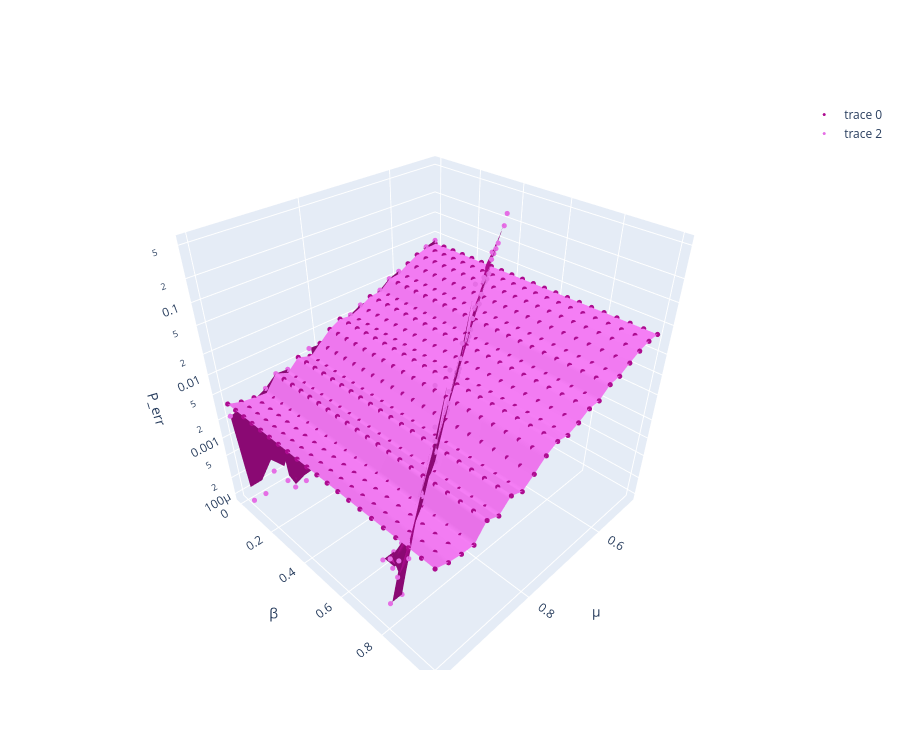

Write notebook code for a chart like this one.
### Code cell
reload_protocols()
sigmas = [0.0]
im.plot_homodyne_perr(sigmas, colors_1, colors_2, dss = 'data', cs= 'data')

### Figure 1 — Plotly figure (JSON) as saved in the notebook; plotly's stock layout.template omitted (floating-point values rounded to 4 significant figures; data arrays with more than 128 entries replaced by an {"elided": "..."} marker saying what was removed)
{"data": [{"marker": {"color": "#AD0B90", "size": 3}, "mode": "markers", "type": "scatter3d", "x": {"elided": "441 float values"}, "y": {"elided": "441 float values"}, "z": {"elided": "441 float values"}}, {"colorscale": [[0, "#e56ee5"], [1, "#e56ee5"]], "showscale": false, "type": "surface", "x": {"elided": "21x21 float values"}, "y": {"elided": "21x21 float values"}, "z": {"elided": "21x21 float values"}}, {"marker": {"color": "#e56ee5", "size": 3}, "mode": "markers", "type": "scatter3d", "x": {"elided": "441 float values"}, "y": {"elided": "441 float values"}, "z": {"elided": "441 float values"}}, {"colorscale": [[0, "#AD0B90"], [1, "#AD0B90"]], "showscale": false, "type": "surface", "x": {"elided": "21x21 float values"}, "y": {"elided": "21x21 float values"}, "z": {"elided": "21x21 float values"}}], "layout": {"height": 750, "scene": {"aspectmode": "cube", "xaxis": {"title": {"text": "μ"}}, "yaxis": {"title": {"text": "β"}}, "zaxis": {"title": {"text": "P_err"}, "type": "log"}}, "width": 900}}
